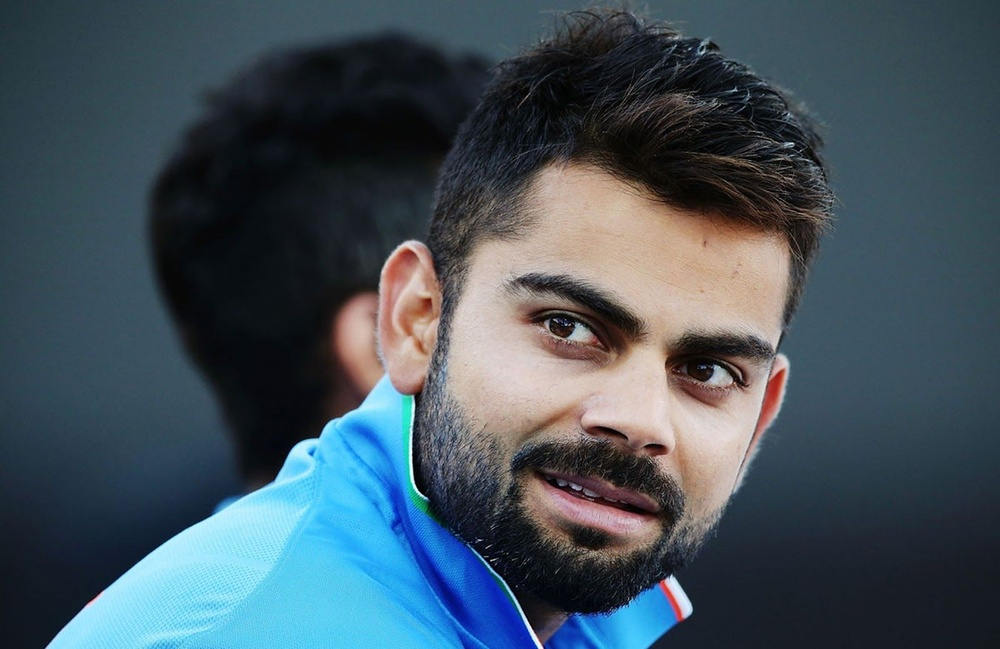
#> input picture Virat.jpg, 1000 x 649 px, shrunk from 1600 x 1038 before the run
$ jupyter execute 'Image Processing with Scipy.ipynb'
#> lines starting #> are read from the running program, lines starting #| are printed output that depends on the picture
[cell 1]
from skimage import io,img_as_ubyte
import matplotlib.pyplot as plt
import cv2

[cell 2]
img = img_as_ubyte(io.imread("./Virat.jpg",as_gray=True))
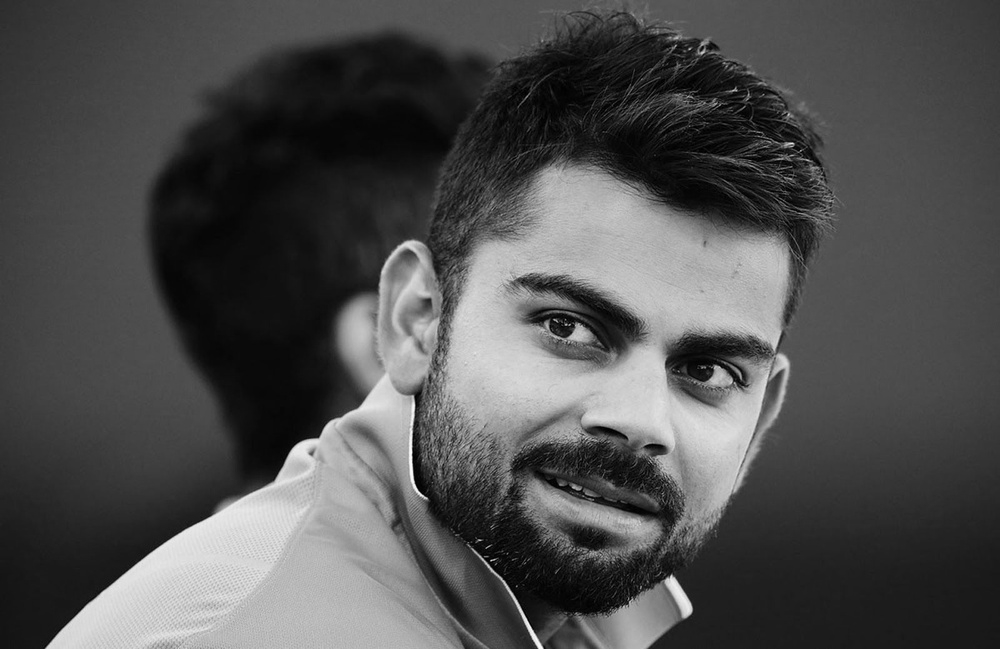
#> img: shape (649, 1000); min 0, max 253, mean 79.1

[cell 3]
plt.imshow(img,cmap='gray')

[cell 4]
type(img)

[cell 5]
img.dtype

[cell 6]
img.shape
#> Out = (649, 1000)

[cell 7]
mean_gray = img.mean()
#> mean_gray = 79.11
max_gray = img.max()
#> max_gray = 253
min_gray = img.min()
#> min_gray = 0

[cell 8]
mean_gray,max_gray,min_gray
#> Out = (79.11, 253, 0)

### Flip image

[cell 9]
from scipy import ndimage
import numpy as np

[cell 10]
flip = np.fliplr(img)
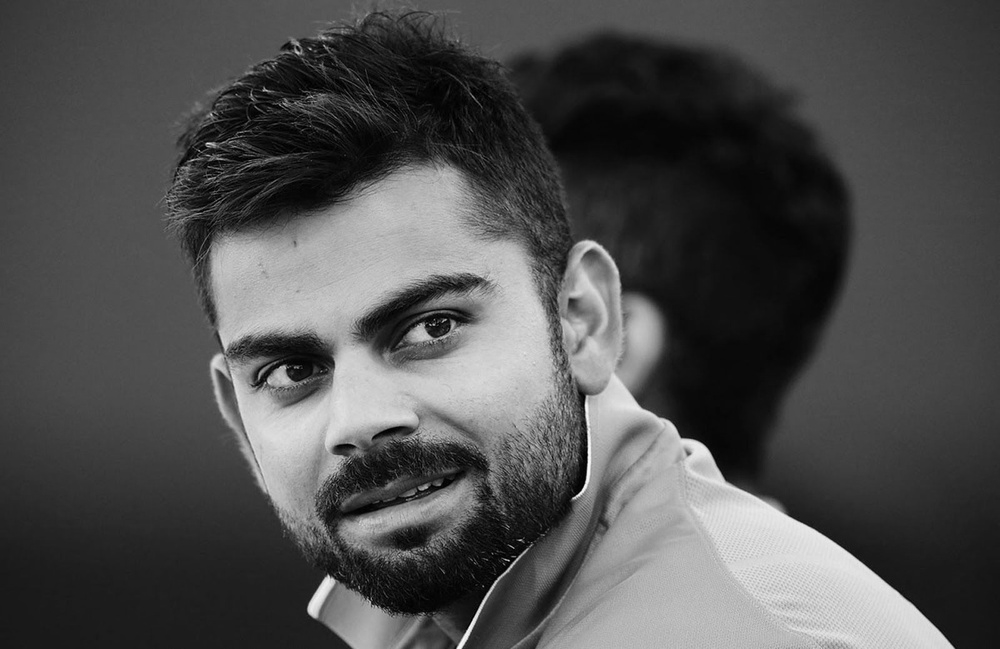
#> flip: shape (649, 1000); min 0, max 253, mean 79.1
plt.imshow(flip,cmap='gray')

[cell 11]
flip = np.flipud(img)
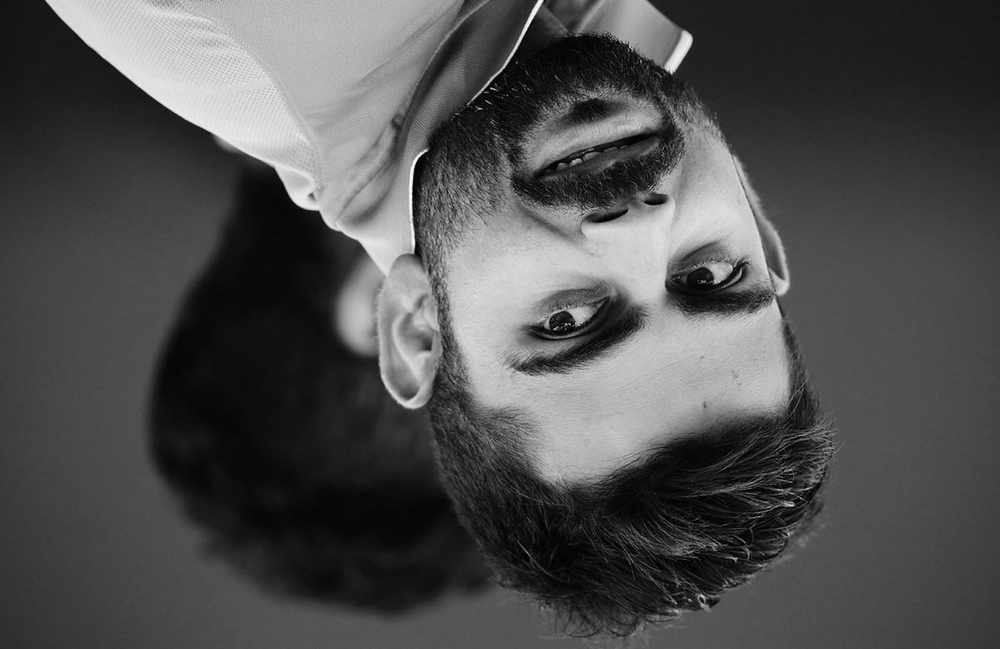
#> flip: shape (649, 1000); min 0, max 253, mean 79.1
plt.imshow(flip,cmap='gray')

### Rotate img

[cell 12]
rotated = ndimage.rotate(img,45)
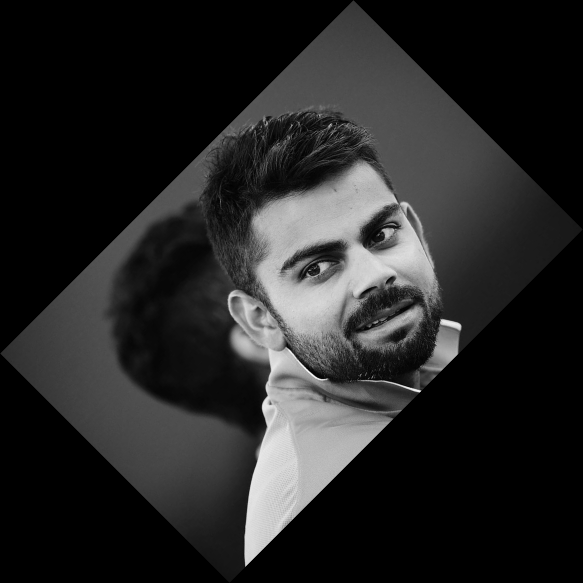
#> rotated: shape (1166, 1166) (shown at 1/2 size); min 0, max 255, mean 37.7
plt.imshow(rotated,cmap='gray')

[cell 13]
rotated = ndimage.rotate(img,45,reshape=False)
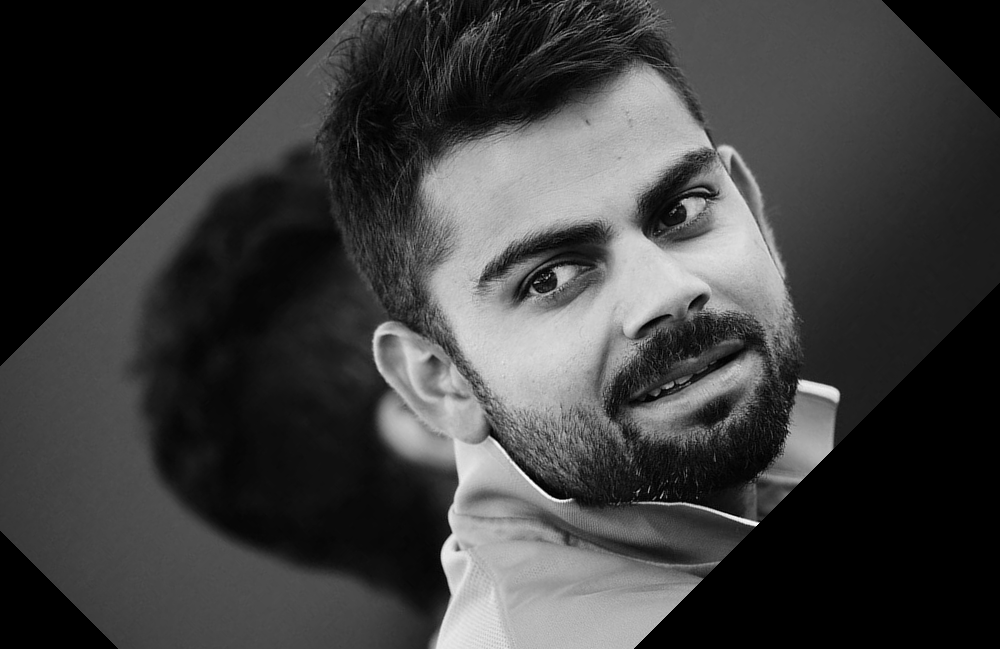
#> rotated: shape (649, 1000); min 0, max 255, mean 60.2
plt.imshow(rotated,cmap='gray')

### Filters

[cell 14]
uniform_filter = ndimage.uniform_filter(img,size=3) # blurring filter
plt.imshow(uniform_filter,cmap='gray')

[cell 15]
uniform_filter = ndimage.uniform_filter(img,size=9) # blurring filter
plt.imshow(uniform_filter,cmap='gray')

### Gausian Filter

[cell 16]
gaussian_filter = ndimage.gaussian_filter(img,sigma=3) # blurring filter
plt.imshow(gaussian_filter,cmap='gray')

[cell 17]
gaussian_filter = ndimage.gaussian_filter(img,sigma=7) # blurring filter
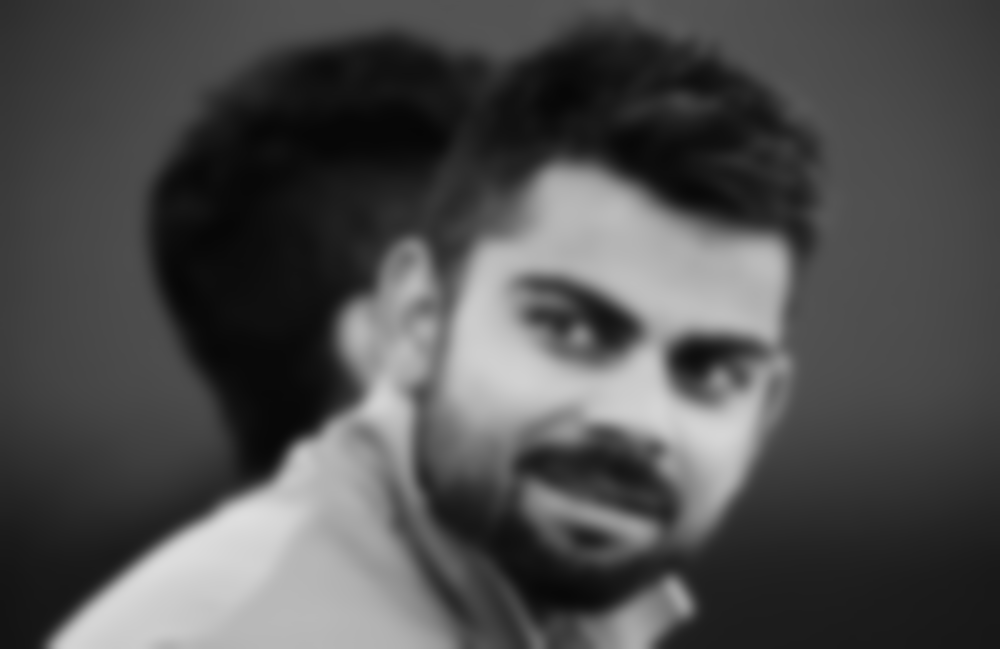
#> gaussian_filter: shape (649, 1000); min 6, max 222, mean 78.1
plt.imshow(gaussian_filter,cmap='gray')

[cell 18]
median_filter = ndimage.median_filter(img,size=3) # blurring filter
plt.imshow(median_filter,cmap='gray')

### Edge Detection

[cell 19]
sobel_img = ndimage.sobel(img,)
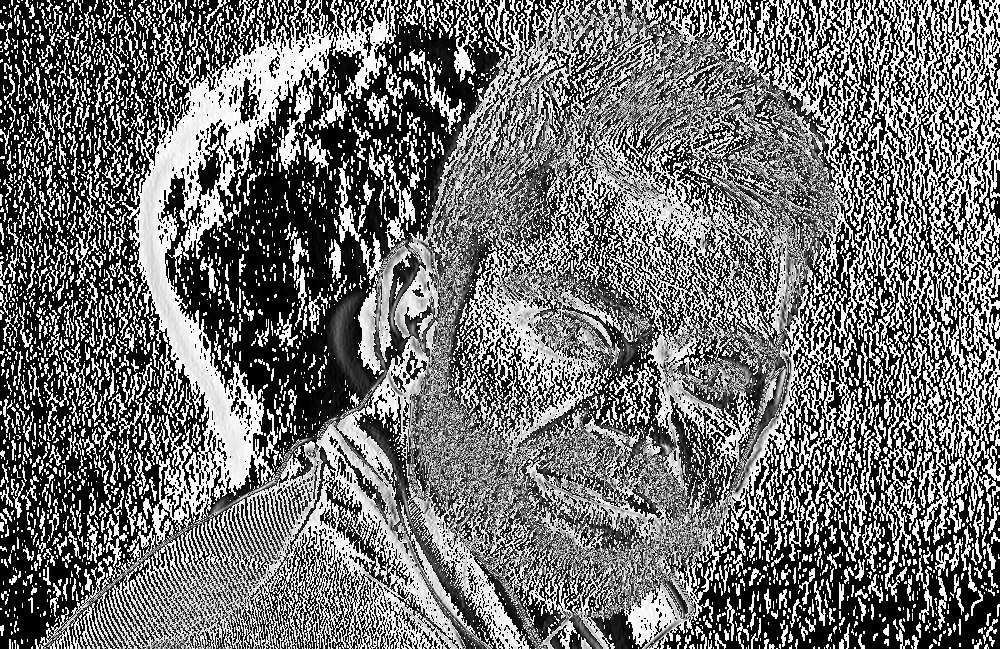
#> sobel_img: shape (649, 1000); min 0, max 255, mean 113.2
plt.imshow(sobel_img,cmap='gray')

$ run again, with Rohit.jfif saved as Virat.jpg
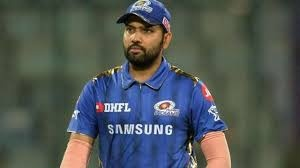
#> input picture Rohit.jfif, 300 x 168 px
#> `img = img_as_ubyte(io.imread("./Virat.jpg",as_gray=True))`:
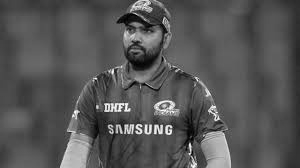
#> img: shape (168, 300); min 0, max 254, mean 85.4
#> mean_gray = 85.42
#> max_gray = 254
#> min_gray = 0
#> `mean_gray,max_gray,min_gray`: Out = (85.42, 254, 0)
#> `sobel_img = ndimage.sobel(img,)`:
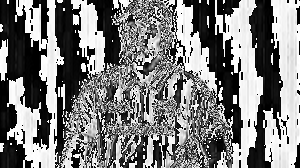
#> sobel_img: shape (168, 300); min 0, max 255, mean 124.2
